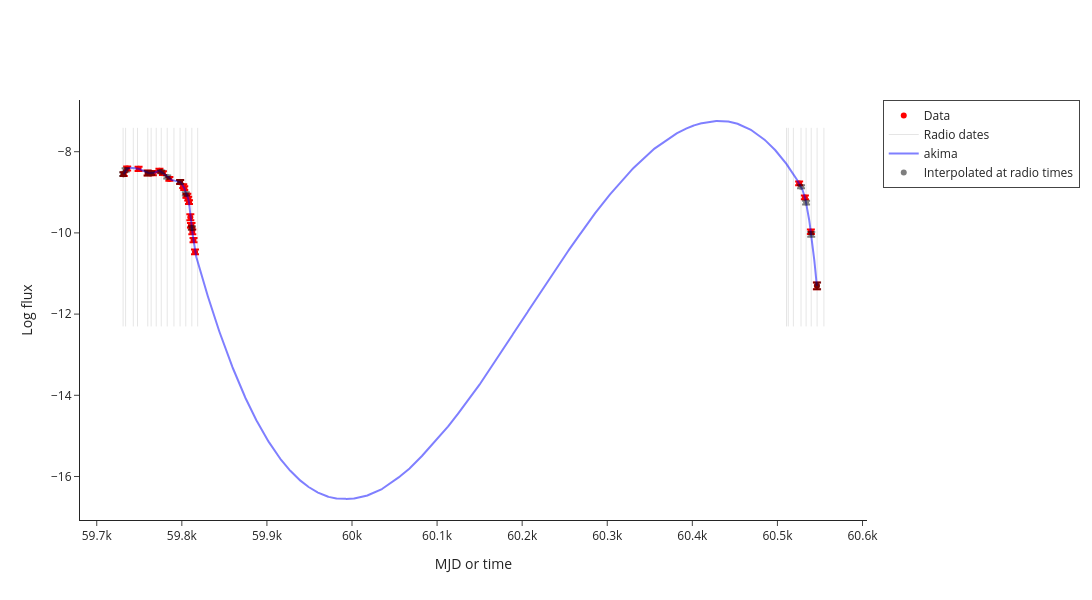

The code cell stored with this chart in its notebook:
### Markdown cell above
# Interpolation

### Code cell
interpolated_data = make_interpolated_Lr_Lx_df(radio_df, xray_df, source_df, plotly=True)

### Figure 1 — Plotly figure (JSON) as saved in the notebook; plotly's stock layout.template omitted (floating-point values rounded to 4 significant figures; data arrays with more than 128 entries replaced by an {"elided": "..."} marker saying what was removed)
{"data": [{"error_y": {"array": [0.04596, 0.04941, 0.05244, 0.05972, 0.05107, 0.04601, 0.04627, 0.04655, 0.04766, 0.04633, 0.04631, 0.04643, 0.04645, 0.04639, 0.04689, 0.07387, 0.05548, 0.05612, 0.05731, 0.05418, 0.05633, 0.04621, 0.04631, 0.05767, 0.08433], "type": "data", "visible": true}, "marker": {"color": "red"}, "mode": "markers", "name": "Data", "type": "scatter", "x": [59730.0, 59740.0, 59750.0, 59760.0, 59770.0, 59770.0, 59780.0, 59790.0, 59800.0, 59800.0, 59800.0, 59810.0, 59810.0, 59810.0, 59810.0, 59810.0, 59810.0, 59810.0, 59810.0, 59810.0, 59820.0, 60530.0, 60530.0, 60540.0, 60550.0], "y": [-8.553, -8.412, -8.421, -8.525, -8.529, -8.468, -8.529, -8.671, -8.745, -8.85, -8.895, -9.086, -9.082, -9.155, -9.244, -9.616, -9.813, -9.813, -9.976, -10.18, -10.47, -8.781, -9.125, -9.972, -11.3]}, {"marker": {"color": "red", "symbol": "triangle-down"}, "mode": "markers", "name": "3-sigma upper limits", "type": "scatter", "x": [], "y": []}, {"line": {"color": "black", "dash": "solid", "width": 1}, "mode": "lines", "name": "Radio dates", "opacity": 0.1, "showlegend": true, "type": "scatter", "x": [59730.0, 59730.0], "y": [-12.3, -7.412]}, {"line": {"color": "black", "dash": "solid", "width": 1}, "mode": "lines", "opacity": 0.1, "showlegend": false, "type": "scatter", "x": [59730.0, 59730.0], "y": [-12.3, -7.412]}, {"line": {"color": "black", "dash": "solid", "width": 1}, "mode": "lines", "opacity": 0.1, "showlegend": false, "type": "scatter", "x": [59740.0, 59740.0], "y": [-12.3, -7.412]}, {"line": {"color": "black", "dash": "solid", "width": 1}, "mode": "lines", "opacity": 0.1, "showlegend": false, "type": "scatter", "x": [59750.0, 59750.0], "y": [-12.3, -7.412]}, {"line": {"color": "black", "dash": "solid", "width": 1}, "mode": "lines", "opacity": 0.1, "showlegend": false, "type": "scatter", "x": [59760.0, 59760.0], "y": [-12.3, -7.412]}, {"line": {"color": "black", "dash": "solid", "width": 1}, "mode": "lines", "opacity": 0.1, "showlegend": false, "type": "scatter", "x": [59760.0, 59760.0], "y": [-12.3, -7.412]}, {"line": {"color": "black", "dash": "solid", "width": 1}, "mode": "lines", "opacity": 0.1, "showlegend": false, "type": "scatter", "x": [59770.0, 59770.0], "y": [-12.3, -7.412]}, {"line": {"color": "black", "dash": "solid", "width": 1}, "mode": "lines", "opacity": 0.1, "showlegend": false, "type": "scatter", "x": [59780.0, 59780.0], "y": [-12.3, -7.412]}, {"line": {"color": "black", "dash": "solid", "width": 1}, "mode": "lines", "opacity": 0.1, "showlegend": false, "type": "scatter", "x": [59780.0, 59780.0], "y": [-12.3, -7.412]}, {"line": {"color": "black", "dash": "solid", "width": 1}, "mode": "lines", "opacity": 0.1, "showlegend": false, "type": "scatter", "x": [59790.0, 59790.0], "y": [-12.3, -7.412]}, {"line": {"color": "black", "dash": "solid", "width": 1}, "mode": "lines", "opacity": 0.1, "showlegend": false, "type": "scatter", "x": [59800.0, 59800.0], "y": [-12.3, -7.412]}, {"line": {"color": "black", "dash": "solid", "width": 1}, "mode": "lines", "opacity": 0.1, "showlegend": false, "type": "scatter", "x": [59800.0, 59800.0], "y": [-12.3, -7.412]}, {"line": {"color": "black", "dash": "solid", "width": 1}, "mode": "lines", "opacity": 0.1, "showlegend": false, "type": "scatter", "x": [59810.0, 59810.0], "y": [-12.3, -7.412]}, {"line": {"color": "black", "dash": "solid", "width": 1}, "mode": "lines", "opacity": 0.1, "showlegend": false, "type": "scatter", "x": [59820.0, 59820.0], "y": [-12.3, -7.412]}, {"line": {"color": "black", "dash": "solid", "width": 1}, "mode": "lines", "opacity": 0.1, "showlegend": false, "type": "scatter", "x": [60510.0, 60510.0], "y": [-12.3, -7.412]}, {"line": {"color": "black", "dash": "solid", "width": 1}, "mode": "lines", "opacity": 0.1, "showlegend": false, "type": "scatter", "x": [60510.0, 60510.0], "y": [-12.3, -7.412]}, {"line": {"color": "black", "dash": "solid", "width": 1}, "mode": "lines", "opacity": 0.1, "showlegend": false, "type": "scatter", "x": [60520.0, 60520.0], "y": [-12.3, -7.412]}, {"line": {"color": "black", "dash": "solid", "width": 1}, "mode": "lines", "opacity": 0.1, "showlegend": false, "type": "scatter", "x": [60530.0, 60530.0], "y": [-12.3, -7.412]}, {"line": {"color": "black", "dash": "solid", "width": 1}, "mode": "lines", "opacity": 0.1, "showlegend": false, "type": "scatter", "x": [60530.0, 60530.0], "y": [-12.3, -7.412]}, {"line": {"color": "black", "dash": "solid", "width": 1}, "mode": "lines", "opacity": 0.1, "showlegend": false, "type": "scatter", "x": [60540.0, 60540.0], "y": [-12.3, -7.412]}, {"line": {"color": "black", "dash": "solid", "width": 1}, "mode": "lines", "opacity": 0.1, "showlegend": false, "type": "scatter", "x": [60550.0, 60550.0], "y": [-12.3, -7.412]}, {"line": {"color": "black", "dash": "solid", "width": 1}, "mode": "lines", "opacity": 0.1, "showlegend": false, "type": "scatter", "x": [60550.0, 60550.0], "y": [-12.3, -7.412]}, {"line": {"color": "blue", "dash": "solid"}, "mode": "lines", "name": "akima", "opacity": 0.5, "type": "scatter", "x": {"elided": "1628 float values"}, "y": {"elided": "1628 float values"}}, {"error_y": {"array": [0.04596, 0.04206, NaN, NaN, 0.05943, 0.04137, NaN, 0.03402, 0.03695, NaN, 0.0472, 0.04138, 0.04304, NaN, NaN, NaN, NaN, 0.03627, 0.04507, 0.0584, 0.08433, NaN], "type": "data", "visible": true}, "marker": {"color": "black"}, "mode": "markers", "name": "Interpolated at radio times", "opacity": 0.5, "type": "scatter", "x": [59730.0, 59730.0, 59740.0, 59750.0, 59760.0, 59760.0, 59770.0, 59780.0, 59780.0, 59790.0, 59800.0, 59800.0, 59810.0, 59820.0, 60510.0, 60510.0, 60520.0, 60530.0, 60530.0, 60540.0, 60550.0, 60550.0], "y": [-8.553, -8.452, NaN, NaN, -8.526, -8.529, NaN, -8.496, -8.626, NaN, -8.744, -9.038, -9.878, NaN, NaN, NaN, NaN, -8.864, -9.254, -10.03, -11.3, NaN]}, {"marker": {"color": "black", "symbol": "triangle-down"}, "mode": "markers", "showlegend": false, "type": "scatter", "x": [], "y": []}], "layout": {"height": 600, "legend": {"borderwidth": 1}, "width": 1200, "xaxis": {"title": {"text": "MJD or time"}}, "yaxis": {"title": {"text": "Log flux"}}}}
